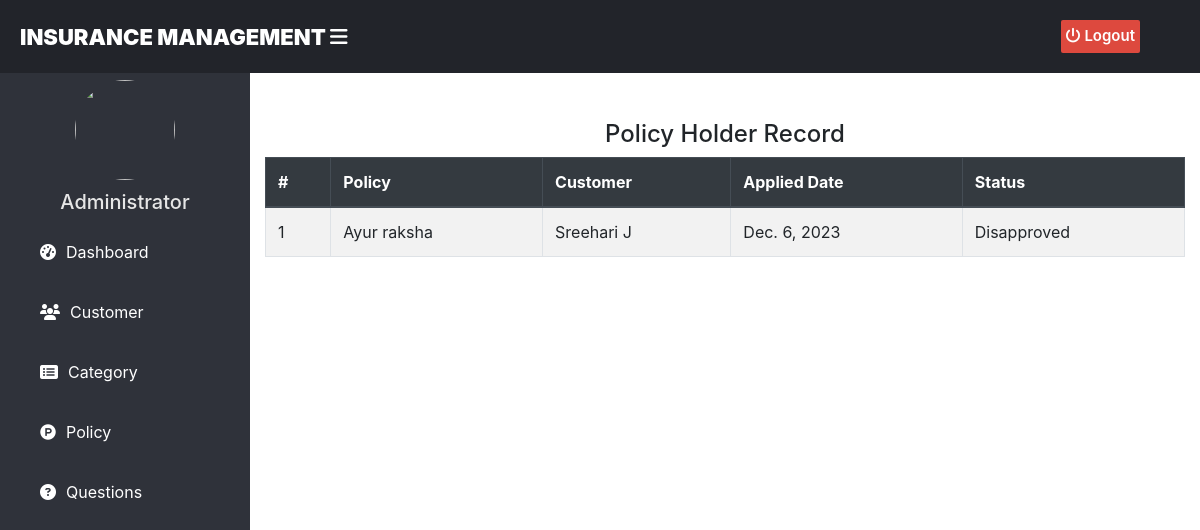
The page /admin-view-disapproved-policy-holder on the database as committed earlier.
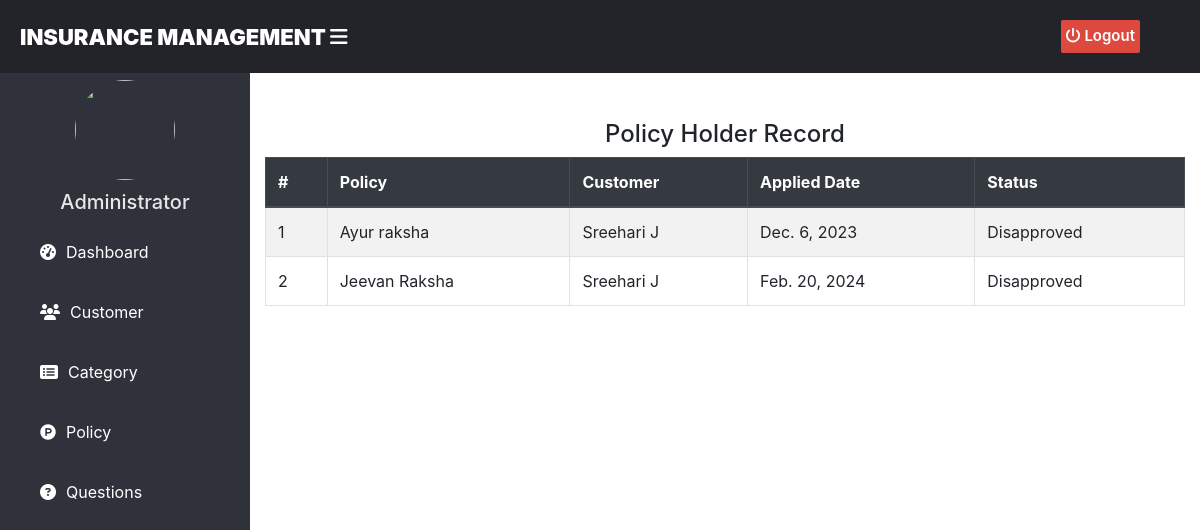
The same page on the database as committed later.
### home/models.py (models this page shows, shortened)
class PolicyRecord(models.Model):
    customer= models.ForeignKey(Customer, on_delete=models.CASCADE)
    Policy= models.ForeignKey(Policy, on_delete=models.CASCADE)
    status = models.CharField(max_length=100,default='Pending')
    creation_date =models.DateField(auto_now=True)

class Policy(models.Model):
    category= models.ForeignKey('Category', on_delete=models.CASCADE)
    policy_name=models.CharField(max_length=200)
    sum_assurance=models.PositiveIntegerField()
    premium=models.PositiveIntegerField()
    tenure=models.PositiveIntegerField()
    creation_date =models.DateField(auto_now=True)
    def __str__(self):
        return self.policy_name

class Customer(models.Model):
    user = models.OneToOneField(User, on_delete=models.CASCADE)
    first_name = models.CharField(max_length=30)
    last_name = models.CharField(max_length=30)
    phone = models.CharField(max_length=10, unique=True)
    address = models.TextField()
    image = models.ImageField(upload_to="images/customer_images/", blank=True, null=True)
    def __str__(self):
        return f"{self.first_name} {self.last_name}"

### home/views.py (the view)
# urls.py: path('admin-view-disapproved-policy-holder', views.admin_view_disapproved_policy_holder_view,name='admin-view-disapproved-policy-holder'),
def admin_view_disapproved_policy_holder_view(request):
    policyrecords = models.PolicyRecord.objects.all().filter(status='Disapproved')
    return render(request,'admin/admin_view_disapproved_policy_holder.html',{'policyrecords':policyrecords})

### templates/admin/admin_view_disapproved_policy_holder.html (shortened to what this page needs)
{% extends 'adminbase.html' %}
{% block content %}
{%load static%}
<head>
  <link href="http://netdna.bootstrapcdn.com/bootstrap/4.0.0-beta/css/bootstrap.min.css" rel="stylesheet">
    <link rel="stylesheet" href="https://maxcdn.bootstrapcdn.com/bootstrap/4.4.1/css/bootstrap.min.css">
    <link href="https://maxcdn.bootstrapcdn.com/font-awesome/4.3.0/css/font-awesome.min.css" rel="stylesheet">
</head>
<div class="container">
  <div class="panel panel-primary">
    <div class="panel-heading">
      <h4 class="text-center">Policy Holder Record</h4>
    </div>
    <table class="table table-hover table-bordered table-striped" id="dev-table">
      <thead class="thead-dark">
        <tr>
        <th>#</th>
          <th>Policy</th>
          <th>Customer</th>
          <th> Applied Date</th>
          <th>Status</th>
        </tr>
      </thead>
      {% for t in policyrecords %}
      <tr>
        <td> {{ forloop.counter }}</td>
        <td> {{t.Policy}}</td>
        <td> {{t.customer}}</td>
        <td>{{t.creation_date}}</td>
        <td>{{t.status}}</td>
      </tr>
      {% endfor %}
    </table>
  </div>
</div>
<br><br><br><br><br><br>
{% endblock content %}

Rows that differ between the two databases and show on the page:
now on this page (row edited): PolicyRecord: Policy "Jeevan Raksha", customer "Sreehari J", creation_date "Feb. 20, 2024", status "Disapproved"
